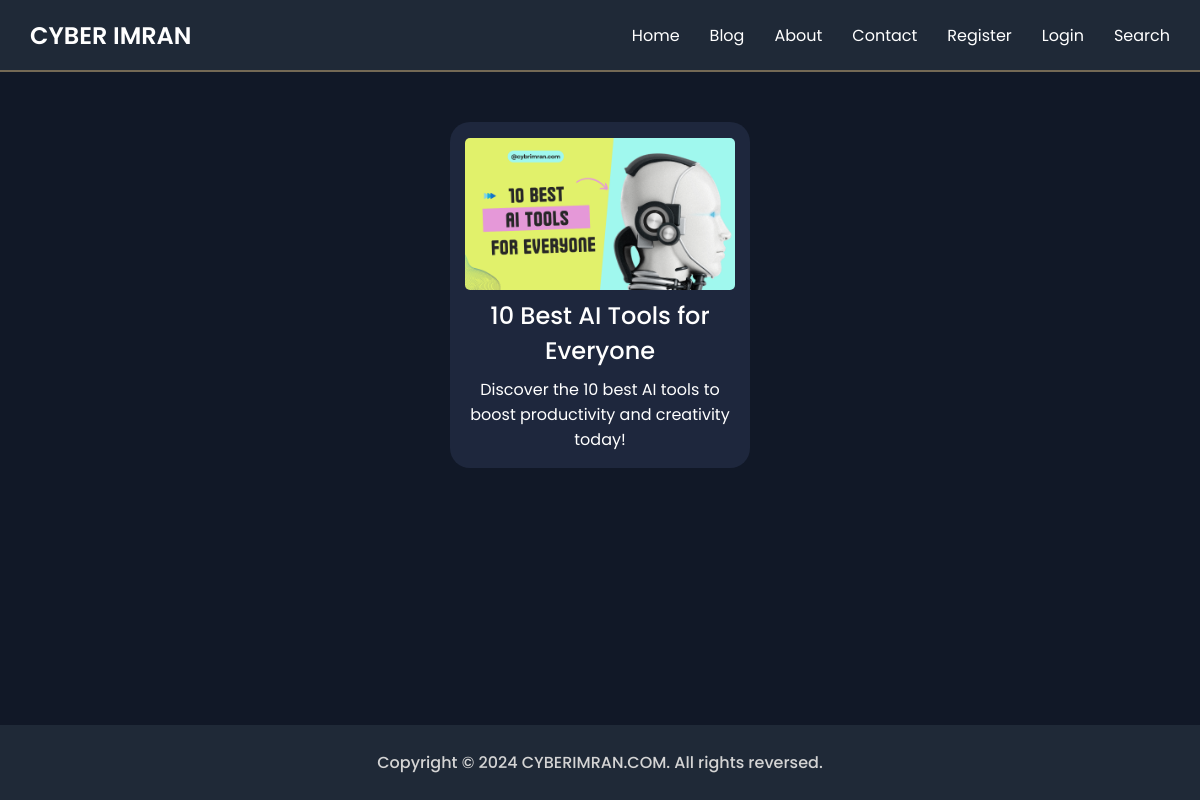
The app's page /blogs/, older data.
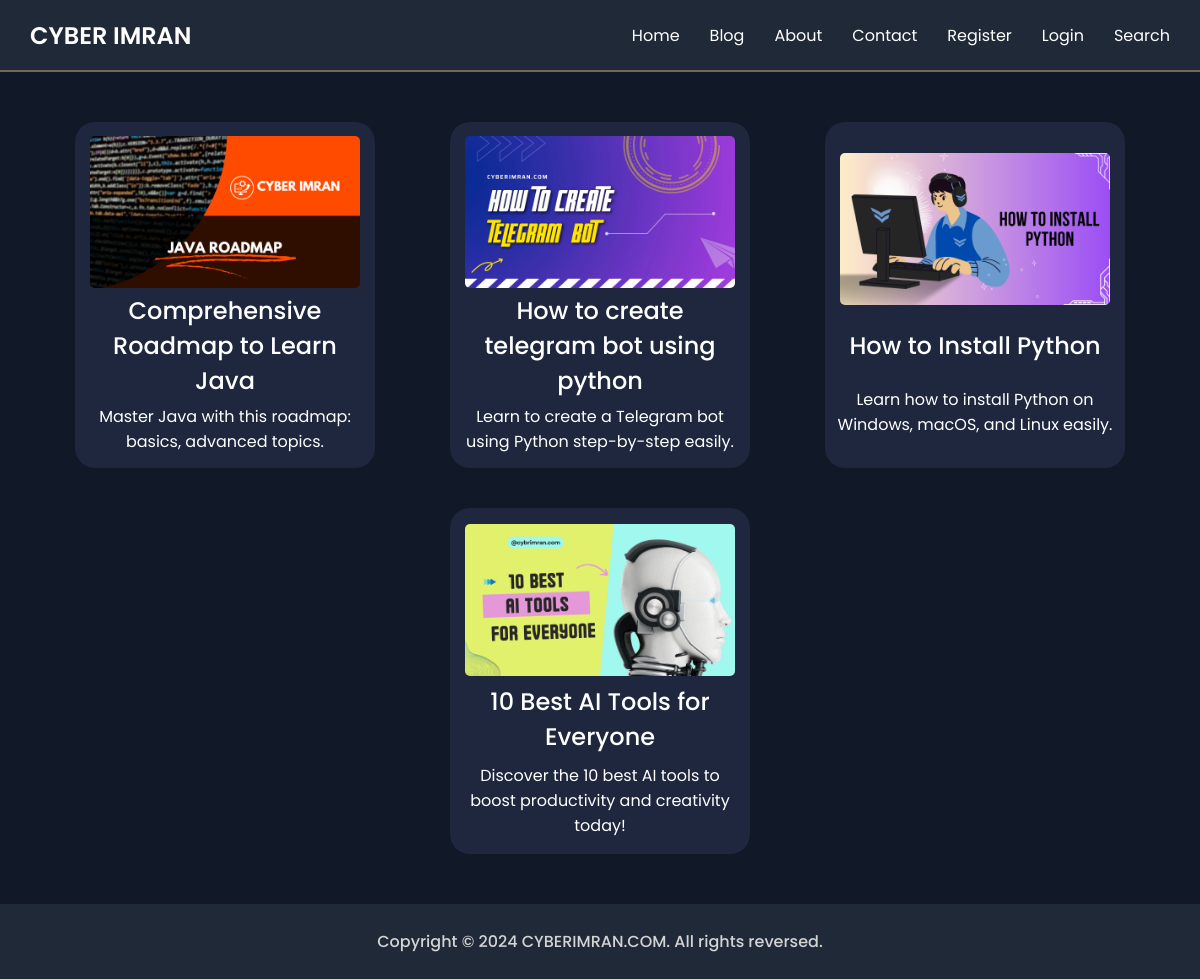
The same page, newer data.
### blogapp/models.py (models this page shows, shortened)
class BlogPost(models.Model):
    title = models.CharField(max_length=45)
    description = models.TextField(max_length=70, default="No Description")
    category = models.ForeignKey(Category, null=True, blank=False, on_delete=models.SET_NULL,)
    slug = models.CharField(unique=True, null=False, blank=False, max_length=150)
    dateandtime = models.DateTimeField(auto_now_add=True)
    image = models.ImageField(upload_to='images/', null=False, blank=False)
    premium = models.BooleanField(default=False)
    content = RichTextField()

### blogapp/views.py (the view)
# urls.py: path('blogs/', blogspage, name='blogspage'),
def blogspage(request):
    query = request.GET.get('q')
    if query:
        blogs = BlogPost.objects.filter(title__icontains=query)
        context={"page_title":"ALL BLOGS", "blogs":blogs, "searched":query, "css_file":"css/blogs.css"}
        return render(request, 'blogs.html', context)
    blogs = BlogPost.objects.order_by('-dateandtime')
    context={"page_title":"ALL BLOGS", "blogs":blogs, "searched":query, "css_file":"css/blogs.css"}
    return render(request, 'blogs.html', context)

### templates/blogs.html (shortened to what this page needs)
{% extends 'base.html' %} {% block content %}
<div id="blog-page">
  {% if blogs|length == 0 %}
  <p id="no-blogs">No blogs found.</p>
  {% else %}
    <div id="bp">
      <div id="blog-container">
        {% for blog in blogs %}
            <div class="blog-post" onclick="goToBlog('http://127.0.0.1:8000/{{blog.slug}}/')">
              <img src="http://127.0.0.1:8000/media/{{blog.image}}" alt="">
              <h2>{{blog.title}}</h2>
              <p>{{blog.description}}</p>
            </div>
        {% endfor %}
      </div>
    </div>
    {% endif %}
  </div>
  {% endblock %}

Row changes from the older to the newer data that the page shows:
added BlogPost: image (picture), title "Comprehensive Roadmap to Learn Java", description "Master Java with this roadmap: basics, advanced topics."
added BlogPost: image (picture), title "How to create telegram bot using python", description "Learn to create a Telegram bot using Python step-by-step easily."
added BlogPost: image (picture), title "How to Install Python", description "Learn how to install Python on Windows, macOS, and Linux easily."
